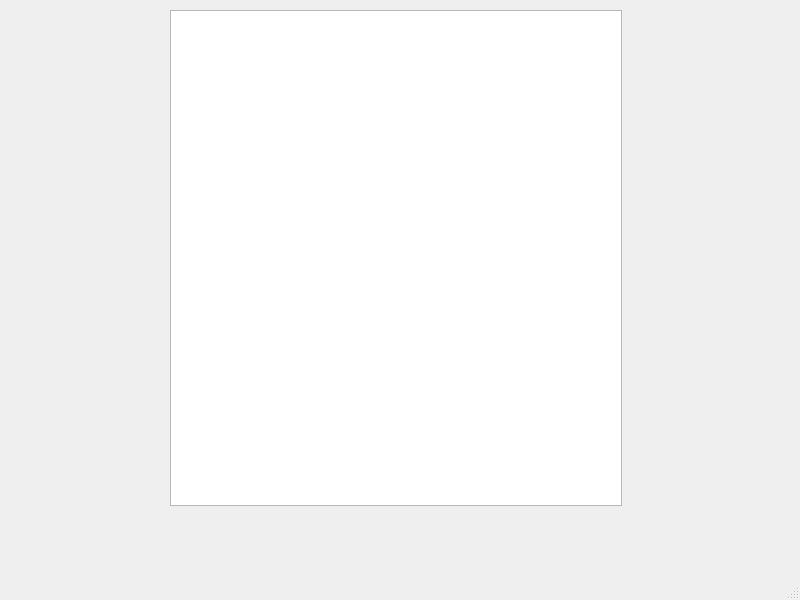
<?xml version="1.0" encoding="UTF-8"?>
<ui version="4.0">
 <class>MainWindow</class>
 <widget class="QMainWindow" name="MainWindow">
  <property name="geometry">
   <rect>
    <x>0</x>
    <y>0</y>
    <width>800</width>
    <height>600</height>
   </rect>
  </property>
  <property name="windowTitle">
   <string>MainWindow</string>
  </property>
  <widget class="QWidget" name="centralwidget">
   <widget class="QGraphicsView" name="graphicsView">
    <property name="geometry">
     <rect>
      <x>170</x>
      <y>10</y>
      <width>452</width>
      <height>496</height>
     </rect>
    </property>
   </widget>
  </widget>
  <widget class="QMenuBar" name="menubar">
   <property name="geometry">
    <rect>
     <x>0</x>
     <y>0</y>
     <width>800</width>
     <height>21</height>
    </rect>
   </property>
  </widget>
  <widget class="QStatusBar" name="statusbar"/>
 </widget>
 <resources/>
 <connections/>
</ui>
